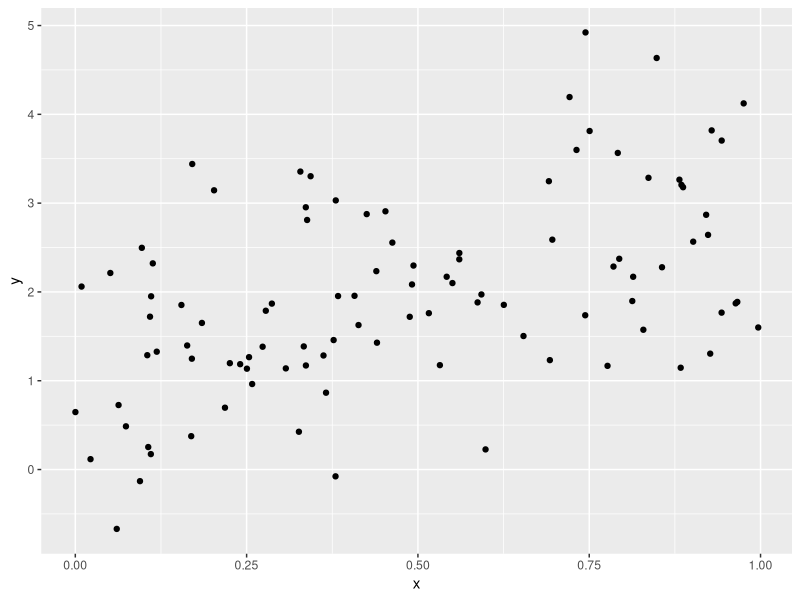

The R source for this figure:
## ---- chunk 1
library(tidyverse)

plot_df =
  tibble(
    x = runif(100),
    y = 1 + 2 * x + rnorm(100)
  )


plot_df |>
  ggplot(aes(x = x, y = y)) +
  geom_point()
